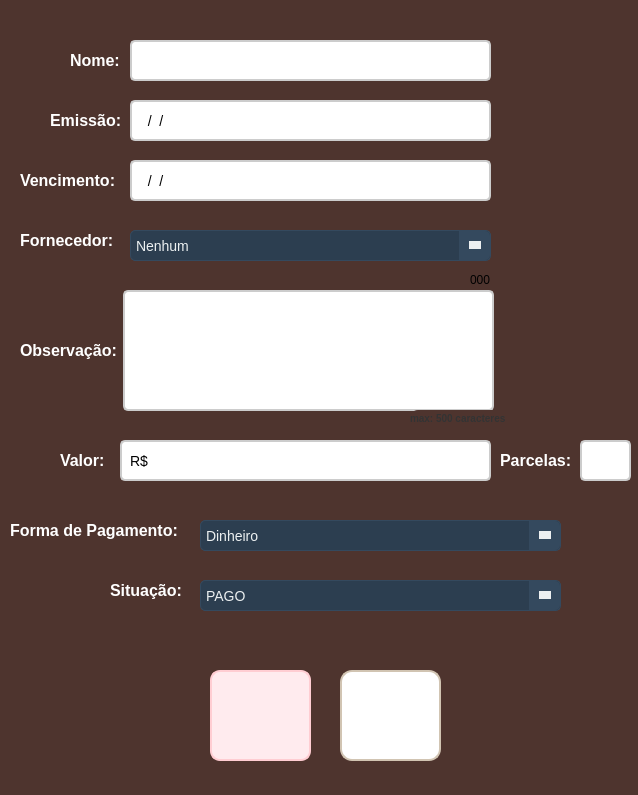
<?xml version="1.0" encoding="UTF-8"?>
<ui version="4.0">
 <class>frm_DadosContas</class>
 <widget class="QWidget" name="frm_DadosContas">
  <property name="geometry">
   <rect>
    <x>0</x>
    <y>0</y>
    <width>638</width>
    <height>795</height>
   </rect>
  </property>
  <property name="windowTitle">
   <string>Form</string>
  </property>
  <property name="styleSheet">
   <string notr="true">QWidget {
    background-color: #4E342E;
    border-radius: 8px;
}</string>
  </property>
  <widget class="QLabel" name="lbl_nome">
   <property name="geometry">
    <rect>
     <x>70</x>
     <y>50</y>
     <width>61</width>
     <height>21</height>
    </rect>
   </property>
   <property name="styleSheet">
    <string notr="true">QLabel {
    font-size: 16px;
    color: #FFFFFF;
    font-weight: bold;
    text-shadow: 1px 1px 2px rgba(0, 0, 0, 0.4);
}
</string>
   </property>
   <property name="text">
    <string>Nome:</string>
   </property>
  </widget>
  <widget class="QLineEdit" name="txt_nome">
   <property name="geometry">
    <rect>
     <x>130</x>
     <y>40</y>
     <width>361</width>
     <height>41</height>
    </rect>
   </property>
   <property name="styleSheet">
    <string notr="true">QLineEdit {
    border: 2px solid #cccccc; 
    border-radius: 5px; 
    padding: 6px; 
    font-size: 14px; 
    background-color: #ffffff;
    transition: all 0.3s ease;
	color: #000000;
}

QLineEdit:hover {
    border: 2px solid #3f51b5; 
    background-color: #f5f5f5; 
}
</string>
   </property>
  </widget>
  <widget class="QLabel" name="lbl_emissao">
   <property name="geometry">
    <rect>
     <x>50</x>
     <y>110</y>
     <width>71</width>
     <height>20</height>
    </rect>
   </property>
   <property name="styleSheet">
    <string notr="true">QLabel {
    font-size: 16px;
    color: #FFFFFF;
    font-weight: bold;
    text-shadow: 1px 1px 2px rgba(0, 0, 0, 0.4);
}
</string>
   </property>
   <property name="text">
    <string>Emissão:</string>
   </property>
  </widget>
  <widget class="QLabel" name="lbl_vencimento">
   <property name="geometry">
    <rect>
     <x>20</x>
     <y>170</y>
     <width>101</width>
     <height>20</height>
    </rect>
   </property>
   <property name="styleSheet">
    <string notr="true">QLabel {
    font-size: 16px;
    color: #FFFFFF;
    font-weight: bold;
    text-shadow: 1px 1px 2px rgba(0, 0, 0, 0.4);
}
</string>
   </property>
   <property name="text">
    <string>Vencimento:</string>
   </property>
  </widget>
  <widget class="QPushButton" name="btn_cancelar">
   <property name="geometry">
    <rect>
     <x>210</x>
     <y>670</y>
     <width>101</width>
     <height>91</height>
    </rect>
   </property>
   <property name="autoFillBackground">
    <bool>false</bool>
   </property>
   <property name="styleSheet">
    <string notr="true">QPushButton {
    background-color: #ffebee; 
    border: 2px solid #ffcdd2;
    border-radius: 10px;
    color: #b71c1c; 
    font-size: 14px;
    font-weight: bold;
    padding: 10px 16px;
    background-image:url(:/icon_cancelar/cancelar.png);
    background-repeat: no-repeat;
    background-position: center;
    padding-left: 40px;
    transition: all 0.3s ease;
}

QPushButton:hover {
    background-color: #ffcdd2;
    border-color: #e57373;
    color: #d32f2f; 
}

QPushButton:pressed {
    background-color: #e57373;
    border-color: #b71c1c;
    padding-left: 44px;
    padding-top: 2px;
}</string>
   </property>
   <property name="text">
    <string/>
   </property>
  </widget>
  <widget class="QLineEdit" name="txt_emissao">
   <property name="geometry">
    <rect>
     <x>130</x>
     <y>100</y>
     <width>361</width>
     <height>41</height>
    </rect>
   </property>
   <property name="styleSheet">
    <string notr="true">QLineEdit {
    border: 2px solid #cccccc; 
    border-radius: 5px; 
    padding: 6px; 
    font-size: 14px; 
    background-color: #ffffff;
    transition: all 0.3s ease;
	color: #000000;
}

QLineEdit:hover {
    border: 2px solid #3f51b5; 
    background-color: #f5f5f5; 
}
</string>
   </property>
   <property name="inputMask">
    <string>00/00/0000</string>
   </property>
   <property name="text">
    <string>//</string>
   </property>
  </widget>
  <widget class="QLineEdit" name="txt_vencimento">
   <property name="geometry">
    <rect>
     <x>130</x>
     <y>160</y>
     <width>361</width>
     <height>41</height>
    </rect>
   </property>
   <property name="styleSheet">
    <string notr="true">QLineEdit {
    border: 2px solid #cccccc; 
    border-radius: 5px; 
    padding: 6px; 
    font-size: 14px; 
    background-color: #ffffff;
    transition: all 0.3s ease;
	color: #000000;
}

QLineEdit:hover {
    border: 2px solid #3f51b5; 
    background-color: #f5f5f5; 
}
</string>
   </property>
   <property name="inputMask">
    <string>00/00/0000</string>
   </property>
  </widget>
  <widget class="QLabel" name="lbl_Fornecedor">
   <property name="geometry">
    <rect>
     <x>20</x>
     <y>230</y>
     <width>101</width>
     <height>20</height>
    </rect>
   </property>
   <property name="styleSheet">
    <string notr="true">QLabel {
    font-size: 16px;
    color: #FFFFFF;
    font-weight: bold;
    text-shadow: 1px 1px 2px rgba(0, 0, 0, 0.4);
}
</string>
   </property>
   <property name="text">
    <string>Fornecedor:</string>
   </property>
  </widget>
  <widget class="QLabel" name="lbl_obs">
   <property name="geometry">
    <rect>
     <x>20</x>
     <y>340</y>
     <width>101</width>
     <height>20</height>
    </rect>
   </property>
   <property name="styleSheet">
    <string notr="true">QLabel {
    font-size: 16px;
    color: #FFFFFF;
    font-weight: bold;
    text-shadow: 1px 1px 2px rgba(0, 0, 0, 0.4);
}
</string>
   </property>
   <property name="text">
    <string>Observação:</string>
   </property>
  </widget>
  <widget class="QPushButton" name="btn_cadastrar">
   <property name="geometry">
    <rect>
     <x>340</x>
     <y>670</y>
     <width>101</width>
     <height>91</height>
    </rect>
   </property>
   <property name="styleSheet">
    <string notr="true">QPushButton {
    background-color: #ffffff;
    border: 2px solid #d1c4b2;
    border-radius: 12px;
    color: #5a5a5a;
    font-size: 14px;
    font-weight: bold;
    padding: 10px 16px;
    background-image:url(:/icon_cadastrar/cadastrar.png); 
    background-repeat: no-repeat;
    background-position: center;
    transition: all 0.3s ease;
}

QPushButton:hover {
    background-color: #f2ebe0;
    border-color: #c4b49e;
}

QPushButton:pressed {
    background-color: #e8dfcf; 
    border-color: #b39b8d; 
    padding-left: 12px; 
    padding-top: 4px;
}</string>
   </property>
   <property name="text">
    <string/>
   </property>
  </widget>
  <widget class="QTextEdit" name="textEdit">
   <property name="geometry">
    <rect>
     <x>123</x>
     <y>290</y>
     <width>371</width>
     <height>121</height>
    </rect>
   </property>
   <property name="styleSheet">
    <string notr="true">QTextEdit {
    border: 2px solid #cccccc; 
    border-radius: 5px; 
    padding: 6px; 
    font-size: 16px; /* Fonte maior */
    background-color: #ffffff;
    color: #000000;
    transition: all 0.3s ease;
    text-align: left; /* Alinha o texto à esquerda */
    vertical-align: top; /* Escreve do topo */
}

QTextEdit:hover {
    border: 2px solid #3f51b5; 
    background-color: #f5f5f5; 
}</string>
   </property>
  </widget>
  <widget class="QLabel" name="lbl_maxCarac">
   <property name="geometry">
    <rect>
     <x>410</x>
     <y>410</y>
     <width>111</width>
     <height>16</height>
    </rect>
   </property>
   <property name="styleSheet">
    <string notr="true">QLabel {
    font-size: 10px;
    color: #333333;
    font-weight: bold;
    text-shadow: 1px 1px 2px rgba(0, 0, 0, 0.4);
}
</string>
   </property>
   <property name="text">
    <string>max: 500 caracteres</string>
   </property>
  </widget>
  <widget class="QLabel" name="lbl_contador">
   <property name="geometry">
    <rect>
     <x>470</x>
     <y>270</y>
     <width>21</width>
     <height>20</height>
    </rect>
   </property>
   <property name="text">
    <string>000</string>
   </property>
  </widget>
  <widget class="QComboBox" name="comboFornecedor">
   <property name="geometry">
    <rect>
     <x>130</x>
     <y>230</y>
     <width>361</width>
     <height>31</height>
    </rect>
   </property>
   <property name="styleSheet">
    <string notr="true">QComboBox {
    background-color: #2c3e50;
    color: #ecf0f1;
    border: 1px solid #34495e;
    border-radius: 5px;
    padding: 5px;
    font-size: 14px;
    min-width: 100px;
}

QComboBox::drop-down {
    subcontrol-origin: padding;
    subcontrol-position: center right;
    width: 30px;
    border-left: 1px solid #34495e;
    background-color: #34495e;
    border-top-right-radius: 5px;
    border-bottom-right-radius: 5px;
}

QComboBox::down-arrow {
    width: 0px;
    height: 0px;
    border-left: 6px solid transparent;
    border-right: 6px solid transparent;
    border-top: 8px solid #ecf0f1;
    margin: 4px;
}

QComboBox QAbstractItemView {
    background-color: #34495e;
    color: #ecf0f1;
    selection-background-color: #1abc9c;
    selection-color: #ffffff;
    border: 1px solid #34495e;
    border-radius: 5px;
    outline: none;
    min-width: 100px;
}

QComboBox QAbstractItemView::item {
    padding: 10px;
    font-size: 14px;
}

QComboBox QAbstractItemView::item:selected {
    background-color: #1abc9c;
}

QComboBox QAbstractItemView::item:hover {
    background-color: #16a085;
}

/* Barra de rolagem vertical personalizada */
QScrollBar:vertical {
    border: none;
    background: #2c3e50;
    width: 10px;
    border-radius: 5px;
}

QScrollBar::handle:vertical {
    background: #1abc9c;
    border-radius: 5px;
}

QScrollBar::handle:vertical:hover {
    background: #16a085;
}

QScrollBar::add-line:vertical, QScrollBar::sub-line:vertical {
    background: none;
    border: none;
}

QScrollBar::up-arrow:vertical, QScrollBar::down-arrow:vertical {
    border: none;
    background: none;
}

/* Barra de rolagem horizontal personalizada */
QScrollBar:horizontal {
    border: none;
    background: #2c3e50;
    height: 10px;
    border-radius: 5px;
}

QScrollBar::handle:horizontal {
    background: #1abc9c;
    border-radius: 5px;
}

QScrollBar::handle:horizontal:hover {
    background: #16a085;
}

QScrollBar::add-line:horizontal, QScrollBar::sub-line:horizontal {
    background: none;
    border: none;
}

QScrollBar::left-arrow:horizontal, QScrollBar::right-arrow:horizontal {
    border: none;
    background: none;
}
</string>
   </property>
   <item>
    <property name="text">
     <string>Nenhum</string>
    </property>
   </item>
  </widget>
  <widget class="QLabel" name="lbl_valor">
   <property name="geometry">
    <rect>
     <x>60</x>
     <y>450</y>
     <width>51</width>
     <height>20</height>
    </rect>
   </property>
   <property name="styleSheet">
    <string notr="true">QLabel {
    font-size: 16px;
    color: #FFFFFF;
    font-weight: bold;
    text-shadow: 1px 1px 2px rgba(0, 0, 0, 0.4);
}
</string>
   </property>
   <property name="text">
    <string>Valor:</string>
   </property>
  </widget>
  <widget class="QLineEdit" name="txt_valor">
   <property name="geometry">
    <rect>
     <x>120</x>
     <y>440</y>
     <width>371</width>
     <height>41</height>
    </rect>
   </property>
   <property name="styleSheet">
    <string notr="true">QLineEdit {
    border: 2px solid #cccccc; 
    border-radius: 5px; 
    padding: 6px; 
    font-size: 14px; 
    background-color: #ffffff;
    transition: all 0.3s ease;
	color: #000000;
}

QLineEdit:hover {
    border: 2px solid #3f51b5; 
    background-color: #f5f5f5; 
}
</string>
   </property>
   <property name="inputMask">
    <string>R$</string>
   </property>
  </widget>
  <widget class="QLabel" name="lbl_parcelas">
   <property name="geometry">
    <rect>
     <x>500</x>
     <y>450</y>
     <width>91</width>
     <height>20</height>
    </rect>
   </property>
   <property name="styleSheet">
    <string notr="true">QLabel {
    font-size: 16px;
    color: #FFFFFF;
    font-weight: bold;
    text-shadow: 1px 1px 2px rgba(0, 0, 0, 0.4);
}
</string>
   </property>
   <property name="text">
    <string>Parcelas:</string>
   </property>
  </widget>
  <widget class="QLineEdit" name="txt_parcelas">
   <property name="geometry">
    <rect>
     <x>580</x>
     <y>440</y>
     <width>51</width>
     <height>41</height>
    </rect>
   </property>
   <property name="styleSheet">
    <string notr="true">QLineEdit {
    border: 2px solid #cccccc; 
    border-radius: 5px; 
    padding: 6px; 
    font-size: 14px; 
    background-color: #ffffff;
    transition: all 0.3s ease;
	color: #000000;
}

QLineEdit:hover {
    border: 2px solid #3f51b5; 
    background-color: #f5f5f5; 
}
</string>
   </property>
  </widget>
  <widget class="QLabel" name="lbl_formaDePagamento">
   <property name="geometry">
    <rect>
     <x>10</x>
     <y>520</y>
     <width>181</width>
     <height>20</height>
    </rect>
   </property>
   <property name="styleSheet">
    <string notr="true">QLabel {
    font-size: 16px;
    color: #FFFFFF;
    font-weight: bold;
    text-shadow: 1px 1px 2px rgba(0, 0, 0, 0.4);
}
</string>
   </property>
   <property name="text">
    <string>Forma de Pagamento:</string>
   </property>
  </widget>
  <widget class="QComboBox" name="comboFormaDePagamento">
   <property name="geometry">
    <rect>
     <x>200</x>
     <y>520</y>
     <width>361</width>
     <height>31</height>
    </rect>
   </property>
   <property name="styleSheet">
    <string notr="true">QComboBox {
    background-color: #2c3e50;
    color: #ecf0f1;
    border: 1px solid #34495e;
    border-radius: 5px;
    padding: 5px;
    font-size: 14px;
    min-width: 100px;
}

QComboBox::drop-down {
    subcontrol-origin: padding;
    subcontrol-position: center right;
    width: 30px;
    border-left: 1px solid #34495e;
    background-color: #34495e;
    border-top-right-radius: 5px;
    border-bottom-right-radius: 5px;
}

QComboBox::down-arrow {
    width: 0px;
    height: 0px;
    border-left: 6px solid transparent;
    border-right: 6px solid transparent;
    border-top: 8px solid #ecf0f1;
    margin: 4px;
}

QComboBox QAbstractItemView {
    background-color: #34495e;
    color: #ecf0f1;
    selection-background-color: #1abc9c;
    selection-color: #ffffff;
    border: 1px solid #34495e;
    border-radius: 5px;
    outline: none;
    min-width: 100px;
}

QComboBox QAbstractItemView::item {
    padding: 10px;
    font-size: 14px;
}

QComboBox QAbstractItemView::item:selected {
    background-color: #1abc9c;
}

QComboBox QAbstractItemView::item:hover {
    background-color: #16a085;
}

/* Barra de rolagem vertical personalizada */
QScrollBar:vertical {
    border: none;
    background: #2c3e50;
    width: 10px;
    border-radius: 5px;
}

QScrollBar::handle:vertical {
    background: #1abc9c;
    border-radius: 5px;
}

QScrollBar::handle:vertical:hover {
    background: #16a085;
}

QScrollBar::add-line:vertical, QScrollBar::sub-line:vertical {
    background: none;
    border: none;
}

QScrollBar::up-arrow:vertical, QScrollBar::down-arrow:vertical {
    border: none;
    background: none;
}

/* Barra de rolagem horizontal personalizada */
QScrollBar:horizontal {
    border: none;
    background: #2c3e50;
    height: 10px;
    border-radius: 5px;
}

QScrollBar::handle:horizontal {
    background: #1abc9c;
    border-radius: 5px;
}

QScrollBar::handle:horizontal:hover {
    background: #16a085;
}

QScrollBar::add-line:horizontal, QScrollBar::sub-line:horizontal {
    background: none;
    border: none;
}

QScrollBar::left-arrow:horizontal, QScrollBar::right-arrow:horizontal {
    border: none;
    background: none;
}
</string>
   </property>
   <item>
    <property name="text">
     <string>Dinheiro</string>
    </property>
   </item>
   <item>
    <property name="text">
     <string>Pix</string>
    </property>
   </item>
   <item>
    <property name="text">
     <string>Crédito</string>
    </property>
   </item>
   <item>
    <property name="text">
     <string>Débito</string>
    </property>
   </item>
   <item>
    <property name="text">
     <string>Boleto</string>
    </property>
   </item>
   <item>
    <property name="text">
     <string>Transferência bancária</string>
    </property>
   </item>
  </widget>
  <widget class="QLabel" name="lbl_Situacao">
   <property name="geometry">
    <rect>
     <x>110</x>
     <y>580</y>
     <width>81</width>
     <height>20</height>
    </rect>
   </property>
   <property name="styleSheet">
    <string notr="true">QLabel {
    font-size: 16px;
    color: #FFFFFF;
    font-weight: bold;
    text-shadow: 1px 1px 2px rgba(0, 0, 0, 0.4);
}
</string>
   </property>
   <property name="text">
    <string>Situação:</string>
   </property>
  </widget>
  <widget class="QComboBox" name="comboSituacao">
   <property name="geometry">
    <rect>
     <x>200</x>
     <y>580</y>
     <width>361</width>
     <height>31</height>
    </rect>
   </property>
   <property name="styleSheet">
    <string notr="true">QComboBox {
    background-color: #2c3e50;
    color: #ecf0f1;
    border: 1px solid #34495e;
    border-radius: 5px;
    padding: 5px;
    font-size: 14px;
    min-width: 100px;
}

QComboBox::drop-down {
    subcontrol-origin: padding;
    subcontrol-position: center right;
    width: 30px;
    border-left: 1px solid #34495e;
    background-color: #34495e;
    border-top-right-radius: 5px;
    border-bottom-right-radius: 5px;
}

QComboBox::down-arrow {
    width: 0px;
    height: 0px;
    border-left: 6px solid transparent;
    border-right: 6px solid transparent;
    border-top: 8px solid #ecf0f1;
    margin: 4px;
}

QComboBox QAbstractItemView {
    background-color: #34495e;
    color: #ecf0f1;
    selection-background-color: #1abc9c;
    selection-color: #ffffff;
    border: 1px solid #34495e;
    border-radius: 5px;
    outline: none;
    min-width: 100px;
}

QComboBox QAbstractItemView::item {
    padding: 10px;
    font-size: 14px;
}

QComboBox QAbstractItemView::item:selected {
    background-color: #1abc9c;
}

QComboBox QAbstractItemView::item:hover {
    background-color: #16a085;
}

/* Barra de rolagem vertical personalizada */
QScrollBar:vertical {
    border: none;
    background: #2c3e50;
    width: 10px;
    border-radius: 5px;
}

QScrollBar::handle:vertical {
    background: #1abc9c;
    border-radius: 5px;
}

QScrollBar::handle:vertical:hover {
    background: #16a085;
}

QScrollBar::add-line:vertical, QScrollBar::sub-line:vertical {
    background: none;
    border: none;
}

QScrollBar::up-arrow:vertical, QScrollBar::down-arrow:vertical {
    border: none;
    background: none;
}

/* Barra de rolagem horizontal personalizada */
QScrollBar:horizontal {
    border: none;
    background: #2c3e50;
    height: 10px;
    border-radius: 5px;
}

QScrollBar::handle:horizontal {
    background: #1abc9c;
    border-radius: 5px;
}

QScrollBar::handle:horizontal:hover {
    background: #16a085;
}

QScrollBar::add-line:horizontal, QScrollBar::sub-line:horizontal {
    background: none;
    border: none;
}

QScrollBar::left-arrow:horizontal, QScrollBar::right-arrow:horizontal {
    border: none;
    background: none;
}
</string>
   </property>
   <item>
    <property name="text">
     <string>PAGO</string>
    </property>
   </item>
   <item>
    <property name="text">
     <string>PENDENTE</string>
    </property>
   </item>
  </widget>
 </widget>
 <resources>
  <include location="icon_cadastrar.qrc"/>
  <include location="icon_cancelar.qrc"/>
 </resources>
 <connections/>
</ui>
